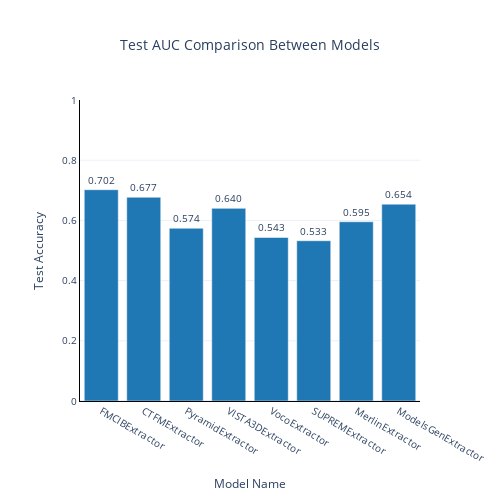

Notebook cell for this chart:
### Code cell
# Plot test accuracies
fig = plot_model_comparison(test_accuracies_dict)
fig.show() # Show the plot

### Figure 1 — Plotly figure (JSON) as saved in the notebook; plotly's stock layout.template omitted (floating-point values rounded to 4 significant figures)
{"data": [{"alignmentgroup": "True", "hovertemplate": "Model Name=%{x}<br>Test Accuracy=%{y}<br>text=%{text}<extra></extra>", "legendgroup": "", "marker": {"color": "#1f77b4", "pattern": {"shape": ""}}, "name": "", "offsetgroup": "", "orientation": "v", "showlegend": false, "text": ["0.702", "0.677", "0.574", "0.640", "0.543", "0.533", "0.595", "0.654"], "textposition": "outside", "type": "bar", "x": ["FMCIBExtractor", "CTFMExtractor", "PyramidExtractor", "VISTA3DExtractor", "VocoExtractor", "SUPREMExtractor", "MerlinExtractor", "ModelsGenExtractor"], "xaxis": "x", "y": [0.7019, 0.6769, 0.5739, 0.64, 0.5433, 0.5325, 0.5955, 0.6539], "yaxis": "y"}], "layout": {"barmode": "relative", "font": {"size": 10}, "height": 500, "legend": {"tracegroupgap": 0}, "plot_bgcolor": "rgba(0,0,0,0)", "showlegend": false, "title": {"text": "Test AUC Comparison Between Models", "x": 0.5}, "width": 500, "xaxis": {"anchor": "y", "domain": [0, 1], "linecolor": "black", "ticks": "", "title": {"text": "Model Name"}}, "yaxis": {"anchor": "x", "domain": [0, 1], "linecolor": "black", "range": [0, 1], "ticks": "", "title": {"text": "Test Accuracy"}}}}
